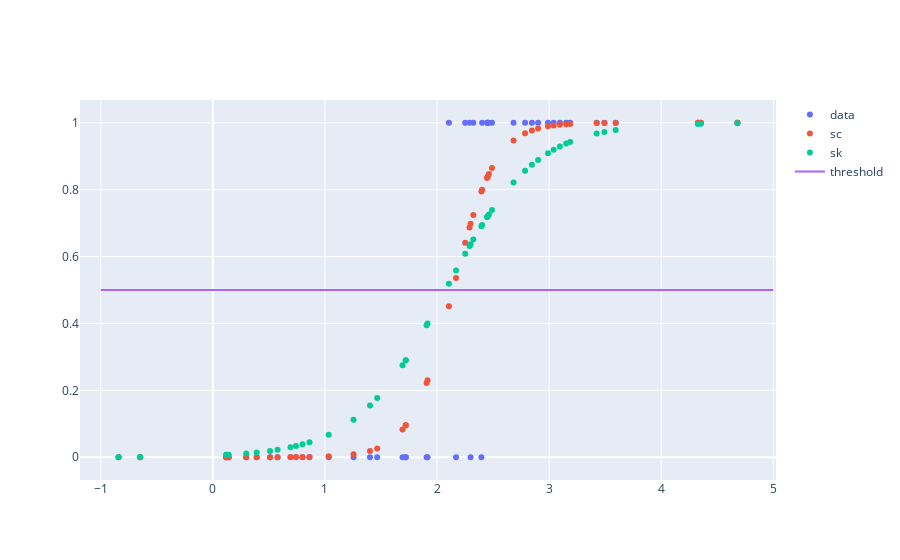

Source (notebook cell):
### Code cell
import plotly.graph_objects as go


fig = go.Figure(layout=dict(height=800))
#datos
fig.add_trace(go.Scatter(x=x[:,0], y=y,mode='markers',name='data'))

#ajuste con nuestra clase
fig.add_trace(go.Scatter(x=x[:,0], y=model.predict_prob(x),mode='markers',name='sc'))

#ajuste con sklearn
fig.add_trace(go.Scatter(x=x[:,0], y=lrsk.predict_proba(x)[:,1],mode='markers',name='sk'))

# referencia del threshold para la clasficacion
fig.add_trace(go.Scatter(x=[-1,5],y=[0.5,0.5],mode='lines',name='threshold'))
fig.show()
